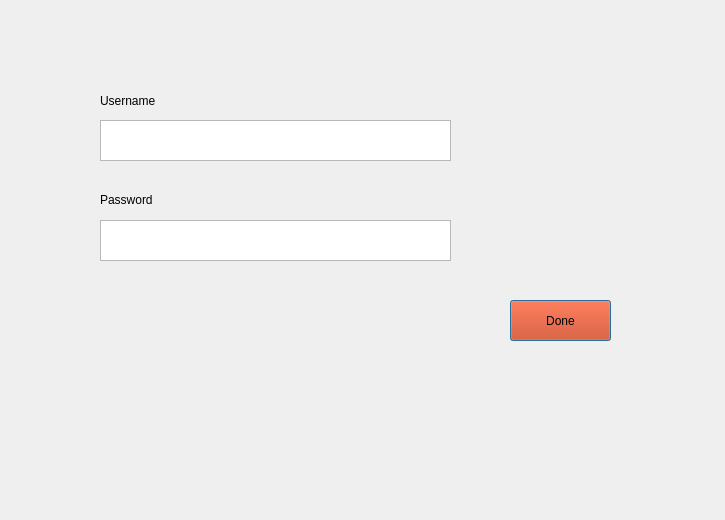
<?xml version="1.0" encoding="UTF-8"?>
<ui version="4.0">
 <class>SignIn</class>
 <widget class="QDialog" name="SignIn">
  <property name="geometry">
   <rect>
    <x>0</x>
    <y>0</y>
    <width>725</width>
    <height>520</height>
   </rect>
  </property>
  <property name="windowTitle">
   <string>Dialog</string>
  </property>
  <property name="styleSheet">
   <string notr="true">#SignIn{
	background-image: url(:/background/images/signin.jpg);}</string>
  </property>
  <widget class="QPushButton" name="doneButton">
   <property name="enabled">
    <bool>true</bool>
   </property>
   <property name="geometry">
    <rect>
     <x>510</x>
     <y>300</y>
     <width>101</width>
     <height>41</height>
    </rect>
   </property>
   <property name="cursor">
    <cursorShape>PointingHandCursor</cursorShape>
   </property>
   <property name="styleSheet">
    <string notr="true">background-color: rgb(212, 47, 0);
color: rgb(0, 0, 0);
font: 700 10pt &quot;Arial&quot;;</string>
   </property>
   <property name="text">
    <string>Done</string>
   </property>
  </widget>
  <widget class="QLabel" name="label">
   <property name="geometry">
    <rect>
     <x>100</x>
     <y>90</y>
     <width>101</width>
     <height>21</height>
    </rect>
   </property>
   <property name="styleSheet">
    <string notr="true">font: 12pt &quot;Arial&quot;;
color: rgb(0, 0, 0);</string>
   </property>
   <property name="text">
    <string>Username</string>
   </property>
  </widget>
  <widget class="QLabel" name="label_2">
   <property name="geometry">
    <rect>
     <x>100</x>
     <y>190</y>
     <width>101</width>
     <height>20</height>
    </rect>
   </property>
   <property name="styleSheet">
    <string notr="true">font: 12pt &quot;Arial&quot;;
color: rgb(0, 0, 0);</string>
   </property>
   <property name="text">
    <string>Password</string>
   </property>
  </widget>
  <widget class="QPlainTextEdit" name="usernameTE">
   <property name="geometry">
    <rect>
     <x>100</x>
     <y>120</y>
     <width>351</width>
     <height>41</height>
    </rect>
   </property>
  </widget>
  <widget class="QPlainTextEdit" name="passwordTE">
   <property name="geometry">
    <rect>
     <x>100</x>
     <y>220</y>
     <width>351</width>
     <height>41</height>
    </rect>
   </property>
  </widget>
 </widget>
 <resources/>
 <connections/>
</ui>
